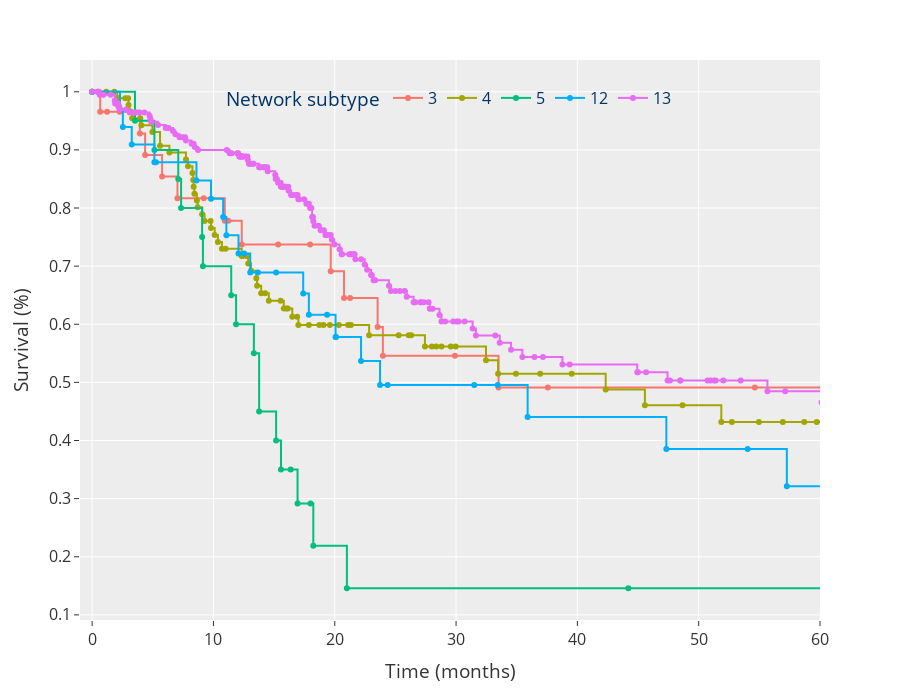

Source (notebook cell):
### Code cell
cluster_model = 'dendrogram_cut'
fig, dendo_color_map = prep_survival(morp_df, cs_model=cluster_model, label="CS_15")
# save_fig(name="Survival_plot_reward", fig=fig, base_path=figures_path, width=1400, height=600)

fig.update_layout(
    legend=dict(
        orientation="h",
        title="Network subtype",
        yanchor="bottom",
        y=0.9,
        xanchor="center",
        x=0.5,
        bgcolor="rgba(0,0,0,0)",
        font=dict(size=16, color="#003366"),
    ),
    title="",
    template="ggplot2",  # "ggplot2", "plotly_white"
    # paper_bgcolor="rgba(0,0,0,0)",
    # plot_bgcolor="rgba(0,0,0,0)",
    xaxis=dict(tickfont=dict(size=16)),
    yaxis=dict(tickfont=dict(size=16)),
    font=dict(size=16),
    height=700
)
fig.show()

### Figure 1 — Plotly figure (JSON) as saved in the notebook; plotly's stock layout.template omitted (floating-point values rounded to 4 significant figures; data arrays with more than 128 entries replaced by an {"elided": "..."} marker saying what was removed)
{"data": [{"hovertemplate": "disease=3<br>timeline=%{x}<br>chance=%{y}<extra></extra>", "legendgroup": "3", "line": {"color": "#F8766D", "dash": "solid", "shape": "hv"}, "marker": {"symbol": "circle"}, "mode": "lines+markers", "name": "3", "orientation": "v", "showlegend": true, "type": "scatter", "x": [0, 0.6667, 1.233, 2.267, 3.933, 4.367, 5.767, 7.033, 9.2, 10.93, 11.23, 12.33, 15.33, 17.97, 19.67, 20.77, 21.27, 23.53, 23.97, 29.9, 33.5, 37.57, 54.63, 60.2, 64.97, 67.57, 80.77, 98.8, 144.8, 165.6], "xaxis": "x", "y": [1, 0.9655, 0.9655, 0.9655, 0.9284, 0.8912, 0.8541, 0.817, 0.817, 0.7781, 0.7781, 0.7371, 0.7371, 0.7371, 0.6911, 0.645, 0.645, 0.5954, 0.5458, 0.5458, 0.4912, 0.4912, 0.4912, 0.4912, 0.4912, 0.4912, 0.4912, 0.4912, 0.4912, 0.4912], "yaxis": "y"}, {"hovertemplate": "disease=4<br>timeline=%{x}<br>chance=%{y}<extra></extra>", "legendgroup": "4", "line": {"color": "#A3A500", "dash": "solid", "shape": "hv"}, "marker": {"symbol": "circle"}, "mode": "lines+markers", "name": "4", "orientation": "v", "showlegend": true, "type": "scatter", "x": [0, 1.167, 1.833, 2.067, 2.133, 2.733, 2.967, 3, 3.067, 3.167, 3.3, 3.967, 4.067, 4.967, 5.6, 6.367, 7.733, 7.9, 8.267, 8.333, 8.367, 8.433, 8.633, 8.7, 9.067, 9.267, 9.767, 9.8, 10.1, 10.37, 10.7, 11, 12.33, 12.4, 12.73, 12.8, 12.87, 13.1, 13.53, 13.6, 13.93, 14.27, 14.57, 15.53, 15.8, 16, 16.13, 16.5, 16.9, 17, 17.87, 18.73, 19.07, 19.6, 20.33, 21.1, 21.33, 22.83, 25.27, 26.1, 26.3, 27.43, 28, 28.37, 28.8, 29.57, 29.97, 32.47, 33.47, 34.93, 36.93, 39.53, 42.33, 45.57, 48.67, 51.87, 52.73, 54.97, 56.93, 58.7, 59.73, 61, 62.3, 62.8, 70.3, 76.43, 79.33, 88.53, 94.27, 127.2, 168.0], "xaxis": "x", "y": [1, 1, 1, 0.9889, 0.9889, 0.9889, 0.9889, 0.9774, 0.9659, 0.9659, 0.9543, 0.9543, 0.9425, 0.9307, 0.9071, 0.8953, 0.8836, 0.8718, 0.86, 0.8482, 0.8364, 0.8247, 0.8129, 0.8011, 0.7893, 0.7775, 0.7775, 0.7656, 0.7536, 0.7417, 0.7297, 0.7297, 0.7175, 0.7175, 0.7175, 0.7175, 0.7047, 0.6919, 0.6791, 0.6663, 0.6535, 0.6535, 0.6404, 0.6404, 0.6271, 0.6271, 0.6271, 0.6131, 0.6131, 0.5985, 0.5985, 0.5985, 0.5985, 0.5985, 0.5985, 0.5985, 0.5985, 0.5809, 0.5809, 0.5809, 0.5809, 0.5616, 0.5616, 0.5616, 0.5616, 0.5616, 0.5616, 0.5382, 0.5148, 0.5148, 0.5148, 0.5148, 0.4877, 0.4606, 0.4606, 0.4318, 0.4318, 0.4318, 0.4318, 0.4318, 0.4318, 0.4318, 0.3838, 0.3838, 0.3838, 0.3838, 0.3838, 0.3838, 0.2559, 0.2559, 0.2559], "yaxis": "y"}, {"hovertemplate": "disease=5<br>timeline=%{x}<br>chance=%{y}<extra></extra>", "legendgroup": "5", "line": {"color": "#00BF7D", "dash": "solid", "shape": "hv"}, "marker": {"symbol": "circle"}, "mode": "lines+markers", "name": "5", "orientation": "v", "showlegend": true, "type": "scatter", "x": [0, 3.533, 5.133, 7.1, 7.333, 9.067, 9.133, 11.47, 11.87, 13.33, 13.77, 15.17, 15.57, 16.37, 16.93, 18, 18.23, 21, 44.2, 87.5], "xaxis": "x", "y": [1, 0.95, 0.9, 0.85, 0.8, 0.75, 0.7, 0.65, 0.6, 0.55, 0.45, 0.4, 0.35, 0.35, 0.2917, 0.2917, 0.2188, 0.1458, 0.1458, 0.1458], "yaxis": "y"}, {"hovertemplate": "disease=12<br>timeline=%{x}<br>chance=%{y}<extra></extra>", "legendgroup": "12", "line": {"color": "#00B0F6", "dash": "solid", "shape": "hv"}, "marker": {"symbol": "circle"}, "mode": "lines+markers", "name": "12", "orientation": "v", "showlegend": true, "type": "scatter", "x": [0, 0.5, 2.3, 2.533, 3.267, 5.133, 5.267, 8.6, 9.8, 10.8, 11.07, 12.07, 12.53, 13.03, 13.67, 15.17, 17.4, 17.87, 19.37, 20.07, 20.1, 22.17, 23.73, 24.37, 31.5, 33.43, 35.9, 47.33, 54.03, 57.27, 67.33, 68.3, 112.1, 114.4, 132.7], "xaxis": "x", "y": [1, 1, 0.9697, 0.9394, 0.9091, 0.8788, 0.8788, 0.8474, 0.816, 0.7846, 0.7532, 0.7219, 0.7219, 0.689, 0.689, 0.689, 0.6528, 0.6165, 0.6165, 0.578, 0.578, 0.5367, 0.4954, 0.4954, 0.4954, 0.4954, 0.4404, 0.3853, 0.3853, 0.3211, 0.2569, 0.2569, 0.2569, 0.2569, 0.2569], "yaxis": "y"}, {"hovertemplate": "disease=13<br>timeline=%{x}<br>chance=%{y}<extra></extra>", "legendgroup": "13", "line": {"color": "#E76BF3", "dash": "solid", "shape": "hv"}, "marker": {"symbol": "circle"}, "mode": "lines+markers", "name": "13", "orientation": "v", "showlegend": true, "type": "scatter", "x": {"elided": "191 float values"}, "xaxis": "x", "y": {"elided": "191 float values"}, "yaxis": "y"}], "layout": {"font": {"size": 16}, "height": 700, "legend": {"bgcolor": "rgba(0,0,0,0)", "font": {"color": "#003366", "size": 16}, "orientation": "h", "title": {"text": "Network subtype"}, "tracegroupgap": 0, "x": 0.5, "xanchor": "center", "y": 0.9, "yanchor": "bottom"}, "margin": {"t": 60}, "title": {"text": ""}, "xaxis": {"anchor": "y", "domain": [0, 1], "range": [-1, 60], "tickfont": {"size": 16}, "title": {"text": "Time (months)"}}, "yaxis": {"anchor": "x", "domain": [0, 1], "tickfont": {"size": 16}, "title": {"text": "Survival (%)"}}}}
